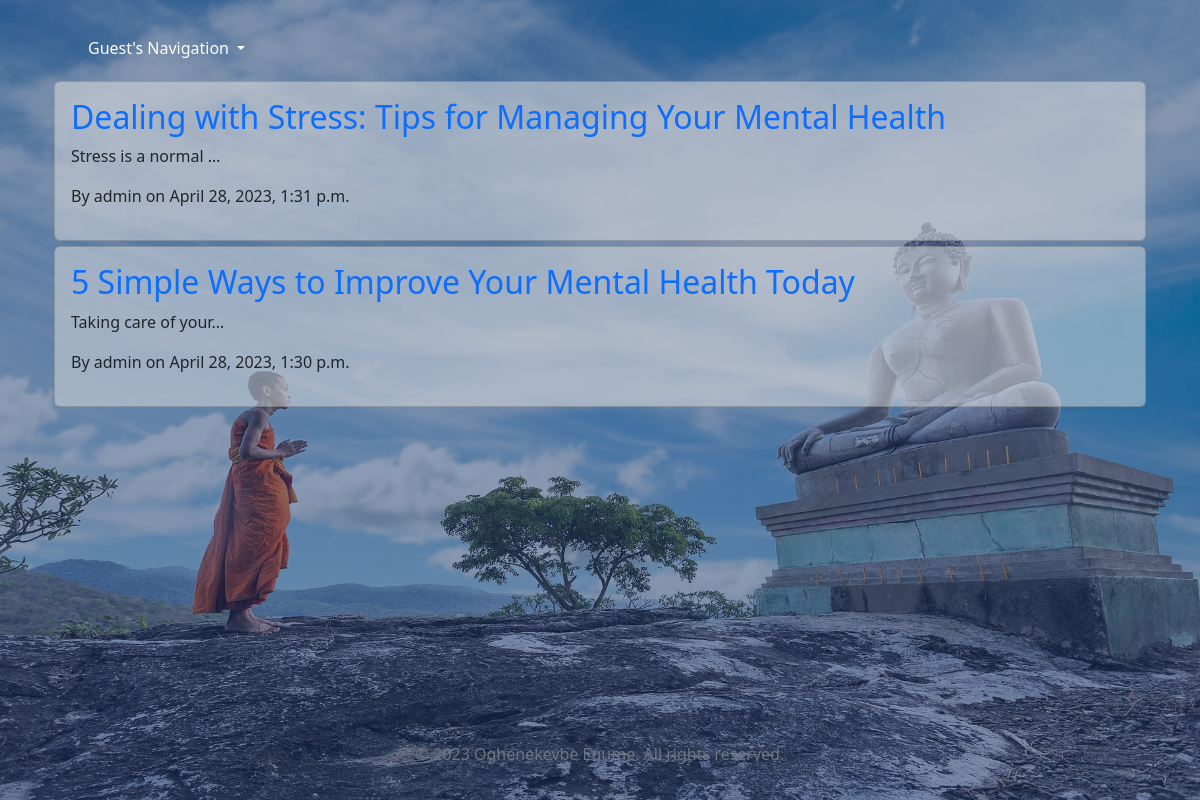
Page /blog_list/ on the committed database.
### life/models.py (models this page shows, shortened)
class BlogPost(models.Model):
    author = models.ForeignKey(User, on_delete=models.CASCADE)
    subject = models.CharField(max_length=225)
    body = models.TextField()
    date_added = models.DateTimeField(default=datetime.now, blank=True)
    class Meta:
        ordering = ['date_added']

### life/views.py (the view)
# urls.py: path("blog_list/", BlogListView.as_view(), name="blog_list"),
class BlogListView(ListView):
    model = BlogPost
    template_name = "blog_list.html"
    context_object_name = "posts"
    def get_queryset(self):
        queryset = self.model.objects.all().order_by("-date_added")
        return queryset

### life/templates/blog_list.html (shortened to what this page needs)
{% extends 'base.html' %}
{% block content %}
<div class="container" style="min-height: 82vh; max-height: max-content;">
    <div class="row">
        <div class="col">
            {% for post in posts %}
                <div class="card">
                    <div class="card-body">
                        <h2><a href="{% url 'blog_detail' post.pk %}" style="text-decoration: none; font-weight: lighter;">{{ post.subject }}</a></h2>
                            <p>{{ post.body|truncatechars:20 }}</p>
                        <p>By {{ post.author }} on {{ post.date_added}}</p>
                    </div>
                </div>
            {% empty %}
              <p>No blog posts available.</p>
            {% endfor %}
        </div>
    </div>
</div>
{% endblock %}

### static/css/base.css (style rules this page uses)
body { background-size: cover; background-position: center; transition: background 0.5s ease-in-out; position: relative; min-height: 100vh; max-height: max-content; }

### life/templates/blog_list.html (style rules this page uses)
.card { background-color: rgba(225, 225, 225, 0.5); margin-top: 5px; }

### rows in the picture
BlogPost: subject "Dealing with Stress: Tips for Managing Your Mental Health", body "Stress is a normal …", author "admin", date_added "April 28, 2023, 1:31 p.m."
BlogPost: subject "5 Simple Ways to Improve Your Mental Health Today", body "Taking care of your…", author "admin", date_added "April 28, 2023, 1:30 p.m."
